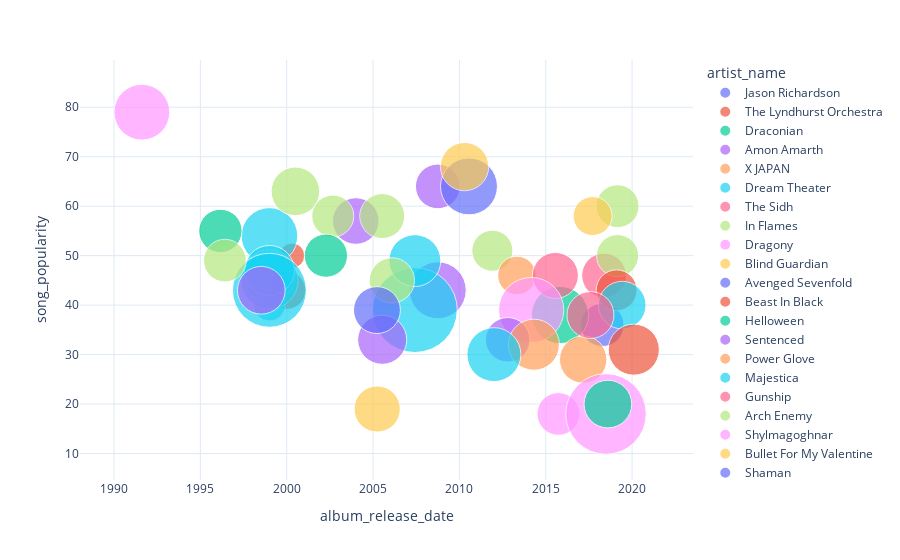

Notebook source saved alongside this figure:
### Code cell
user_top_tracks_data_short_term['song_duration_sec'] = user_top_tracks_data_short_term['song_duration'].apply(lambda x: int(x.split(':')[0])*60+int(x.split(':')[1]))
user_top_tracks_data_short_term['album_release_date'] = pd.to_datetime(user_top_tracks_data_short_term['album_release_date'])
import plotly.express as px
df = user_top_tracks_data_short_term.copy()

fig = px.scatter(df, x="album_release_date", y="song_popularity",
         size="song_duration_sec", color="artist_name",
                 hover_name="song_name", size_max=60)
fig.update_layout(yaxis=dict(gridcolor = '#DFEAF4'), xaxis=dict(gridcolor = '#DFEAF4'), plot_bgcolor='white')
fig.show()

### Figure 1 — Plotly figure (JSON) as saved in the notebook; plotly's stock layout.template omitted (floating-point values rounded to 4 significant figures)
{"data": [{"hovertemplate": "<b>%{hovertext}</b><br><br>artist_name=Jason Richardson<br>album_release_date=%{x}<br>song_popularity=%{y}<br>song_duration_sec=%{marker.size}<extra></extra>", "hovertext": ["The Arena"], "legendgroup": "Jason Richardson", "marker": {"color": "#636efa", "size": [233], "sizemode": "area", "sizeref": 0.2492, "symbol": "circle"}, "mode": "markers", "name": "Jason Richardson", "orientation": "v", "showlegend": true, "type": "scatter", "x": ["2018-04-13T00:00:00"], "xaxis": "x", "y": [36], "yaxis": "y"}, {"hovertemplate": "<b>%{hovertext}</b><br><br>artist_name=The Lyndhurst Orchestra<br>album_release_date=%{x}<br>song_popularity=%{y}<br>song_duration_sec=%{marker.size}<extra></extra>", "hovertext": ["Honor Him", "Earth"], "legendgroup": "The Lyndhurst Orchestra", "marker": {"color": "#EF553B", "size": [79, 181], "sizemode": "area", "sizeref": 0.2492, "symbol": "circle"}, "mode": "markers", "name": "The Lyndhurst Orchestra", "orientation": "v", "showlegend": true, "type": "scatter", "x": ["2000-04-25T00:00:00", "2000-01-01T00:00:00"], "xaxis": "x", "y": [50, 43], "yaxis": "y"}, {"hovertemplate": "<b>%{hovertext}</b><br><br>artist_name=Draconian<br>album_release_date=%{x}<br>song_popularity=%{y}<br>song_duration_sec=%{marker.size}<extra></extra>", "hovertext": ["Rivers Between Us"], "legendgroup": "Draconian", "marker": {"color": "#00cc96", "size": [407], "sizemode": "area", "sizeref": 0.2492, "symbol": "circle"}, "mode": "markers", "name": "Draconian", "orientation": "v", "showlegend": true, "type": "scatter", "x": ["2015-10-30T00:00:00"], "xaxis": "x", "y": [38], "yaxis": "y"}, {"hovertemplate": "<b>%{hovertext}</b><br><br>artist_name=Amon Amarth<br>album_release_date=%{x}<br>song_popularity=%{y}<br>song_duration_sec=%{marker.size}<extra></extra>", "hovertext": ["Twilight Of The Thunder God", "The Pursuit Of Vikings", "Embrace The Endless Ocean"], "legendgroup": "Amon Amarth", "marker": {"color": "#ab63fa", "size": [248, 270, 404], "sizemode": "area", "sizeref": 0.2492, "symbol": "circle"}, "mode": "markers", "name": "Amon Amarth", "orientation": "v", "showlegend": true, "type": "scatter", "x": ["2008-09-30T00:00:00", "2004-01-01T00:00:00", "2008-09-30T00:00:00"], "xaxis": "x", "y": [64, 57, 43], "yaxis": "y"}, {"hovertemplate": "<b>%{hovertext}</b><br><br>artist_name=X JAPAN<br>album_release_date=%{x}<br>song_popularity=%{y}<br>song_duration_sec=%{marker.size}<extra></extra>", "hovertext": ["La Venus - Acoustic Version"], "legendgroup": "X JAPAN", "marker": {"color": "#FFA15A", "size": [280], "sizemode": "area", "sizeref": 0.2492, "symbol": "circle"}, "mode": "markers", "name": "X JAPAN", "orientation": "v", "showlegend": true, "type": "scatter", "x": ["2017-03-03T00:00:00"], "xaxis": "x", "y": [29], "yaxis": "y"}, {"hovertemplate": "<b>%{hovertext}</b><br><br>artist_name=Dream Theater<br>album_release_date=%{x}<br>song_popularity=%{y}<br>song_duration_sec=%{marker.size}<extra></extra>", "hovertext": ["Scene Eight: The Spirit Carries On", "Scene One: Regression", "The Ministry of Lost Souls", "Scene Two: I. Overture 1928", "Scene Five: Through Her Eyes", "Scene Three: I. Through My Words", "Scene Three: II. Fatal Tragedy", "Forsaken", "Scene Two: II. Strange Déjà Vu", "Scene Four: Beyond This Life"], "legendgroup": "Dream Theater", "marker": {"color": "#19d3f3", "size": [398, 126, 897, 217, 329, 62, 409, 335, 312, 682], "sizemode": "area", "sizeref": 0.2492, "symbol": "circle"}, "mode": "markers", "name": "Dream Theater", "orientation": "v", "showlegend": true, "type": "scatter", "x": ["1999-01-01T00:00:00", "1999-01-01T00:00:00", "2007-06-04T00:00:00", "1999-01-01T00:00:00", "1999-01-01T00:00:00", "1999-01-01T00:00:00", "1999-01-01T00:00:00", "2007-06-04T00:00:00", "1999-01-01T00:00:00", "1999-01-01T00:00:00"], "xaxis": "x", "y": [54, 40, 39, 46, 46, 42, 45, 49, 47, 43], "yaxis": "y"}, {"hovertemplate": "<b>%{hovertext}</b><br><br>artist_name=The Sidh<br>album_release_date=%{x}<br>song_popularity=%{y}<br>song_duration_sec=%{marker.size}<extra></extra>", "hovertext": ["Iridium"], "legendgroup": "The Sidh", "marker": {"color": "#FF6692", "size": [248], "sizemode": "area", "sizeref": 0.2492, "symbol": "circle"}, "mode": "markers", "name": "The Sidh", "orientation": "v", "showlegend": true, "type": "scatter", "x": ["2018-05-18T00:00:00"], "xaxis": "x", "y": [46], "yaxis": "y"}, {"hovertemplate": "<b>%{hovertext}</b><br><br>artist_name=In Flames<br>album_release_date=%{x}<br>song_popularity=%{y}<br>song_duration_sec=%{marker.size}<extra></extra>", "hovertext": ["Only for the Weak", "I Am Above", "Cloud Connected", "Deliver Us", "I, the Mask", "Come Clarity"], "legendgroup": "In Flames", "marker": {"color": "#B6E880", "size": [294, 229, 220, 210, 221, 255], "sizemode": "area", "sizeref": 0.2492, "symbol": "circle"}, "mode": "markers", "name": "In Flames", "orientation": "v", "showlegend": true, "type": "scatter", "x": ["2000-07-03T00:00:00", "2019-03-01T00:00:00", "2002-09-02T00:00:00", "2011-11-29T00:00:00", "2019-03-01T00:00:00", "2006-02-03T00:00:00"], "xaxis": "x", "y": [63, 60, 58, 51, 50, 45], "yaxis": "y"}, {"hovertemplate": "<b>%{hovertext}</b><br><br>artist_name=Dragony<br>album_release_date=%{x}<br>song_popularity=%{y}<br>song_duration_sec=%{marker.size}<extra></extra>", "hovertext": ["True Survivor"], "legendgroup": "Dragony", "marker": {"color": "#FF97FF", "size": [227], "sizemode": "area", "sizeref": 0.2492, "symbol": "circle"}, "mode": "markers", "name": "Dragony", "orientation": "v", "showlegend": true, "type": "scatter", "x": ["2015-09-25T00:00:00"], "xaxis": "x", "y": [18], "yaxis": "y"}, {"hovertemplate": "<b>%{hovertext}</b><br><br>artist_name=Blind Guardian<br>album_release_date=%{x}<br>song_popularity=%{y}<br>song_duration_sec=%{marker.size}<extra></extra>", "hovertext": ["The Bard's Song - In the Forest - Remastered 2007"], "legendgroup": "Blind Guardian", "marker": {"color": "#FECB52", "size": [189], "sizemode": "area", "sizeref": 0.2492, "symbol": "circle"}, "mode": "markers", "name": "Blind Guardian", "orientation": "v", "showlegend": true, "type": "scatter", "x": ["2017-09-19T00:00:00"], "xaxis": "x", "y": [58], "yaxis": "y"}, {"hovertemplate": "<b>%{hovertext}</b><br><br>artist_name=Avenged Sevenfold<br>album_release_date=%{x}<br>song_popularity=%{y}<br>song_duration_sec=%{marker.size}<extra></extra>", "hovertext": ["Buried Alive"], "legendgroup": "Avenged Sevenfold", "marker": {"color": "#636efa", "size": [404], "sizemode": "area", "sizeref": 0.2492, "symbol": "circle"}, "mode": "markers", "name": "Avenged Sevenfold", "orientation": "v", "showlegend": true, "type": "scatter", "x": ["2010-07-23T00:00:00"], "xaxis": "x", "y": [64], "yaxis": "y"}, {"hovertemplate": "<b>%{hovertext}</b><br><br>artist_name=Beast In Black<br>album_release_date=%{x}<br>song_popularity=%{y}<br>song_duration_sec=%{marker.size}<extra></extra>", "hovertext": ["True Believer"], "legendgroup": "Beast In Black", "marker": {"color": "#EF553B", "size": [208], "sizemode": "area", "sizeref": 0.2492, "symbol": "circle"}, "mode": "markers", "name": "Beast In Black", "orientation": "v", "showlegend": true, "type": "scatter", "x": ["2019-02-08T00:00:00"], "xaxis": "x", "y": [43], "yaxis": "y"}, {"hovertemplate": "<b>%{hovertext}</b><br><br>artist_name=Helloween<br>album_release_date=%{x}<br>song_popularity=%{y}<br>song_duration_sec=%{marker.size}<extra></extra>", "hovertext": ["Forever & One", "Forever and One (Neverland)"], "legendgroup": "Helloween", "marker": {"color": "#00cc96", "size": [233, 234], "sizemode": "area", "sizeref": 0.2492, "symbol": "circle"}, "mode": "markers", "name": "Helloween", "orientation": "v", "showlegend": true, "type": "scatter", "x": ["2002-04-09T00:00:00", "1996-02-29T00:00:00"], "xaxis": "x", "y": [50, 55], "yaxis": "y"}, {"hovertemplate": "<b>%{hovertext}</b><br><br>artist_name=Sentenced<br>album_release_date=%{x}<br>song_popularity=%{y}<br>song_duration_sec=%{marker.size}<extra></extra>", "hovertext": ["Mourn", "End of the Road"], "legendgroup": "Sentenced", "marker": {"color": "#ab63fa", "size": [284, 300], "sizemode": "area", "sizeref": 0.2492, "symbol": "circle"}, "mode": "markers", "name": "Sentenced", "orientation": "v", "showlegend": true, "type": "scatter", "x": ["1998-07-13T00:00:00", "2005-07-13T00:00:00"], "xaxis": "x", "y": [43, 33], "yaxis": "y"}, {"hovertemplate": "<b>%{hovertext}</b><br><br>artist_name=Power Glove<br>album_release_date=%{x}<br>song_popularity=%{y}<br>song_duration_sec=%{marker.size}<extra></extra>", "hovertext": ["Blood Dragon Theme"], "legendgroup": "Power Glove", "marker": {"color": "#FFA15A", "size": [184], "sizemode": "area", "sizeref": 0.2492, "symbol": "circle"}, "mode": "markers", "name": "Power Glove", "orientation": "v", "showlegend": true, "type": "scatter", "x": ["2013-05-01T00:00:00"], "xaxis": "x", "y": [46], "yaxis": "y"}, {"hovertemplate": "<b>%{hovertext}</b><br><br>artist_name=Majestica<br>album_release_date=%{x}<br>song_popularity=%{y}<br>song_duration_sec=%{marker.size}<extra></extra>", "hovertext": ["Night Call Girl"], "legendgroup": "Majestica", "marker": {"color": "#19d3f3", "size": [283], "sizemode": "area", "sizeref": 0.2492, "symbol": "circle"}, "mode": "markers", "name": "Majestica", "orientation": "v", "showlegend": true, "type": "scatter", "x": ["2019-06-07T00:00:00"], "xaxis": "x", "y": [40], "yaxis": "y"}, {"hovertemplate": "<b>%{hovertext}</b><br><br>artist_name=Gunship<br>album_release_date=%{x}<br>song_popularity=%{y}<br>song_duration_sec=%{marker.size}<extra></extra>", "hovertext": ["The Mountain"], "legendgroup": "Gunship", "marker": {"color": "#FF6692", "size": [264], "sizemode": "area", "sizeref": 0.2492, "symbol": "circle"}, "mode": "markers", "name": "Gunship", "orientation": "v", "showlegend": true, "type": "scatter", "x": ["2015-07-24T00:00:00"], "xaxis": "x", "y": [46], "yaxis": "y"}, {"hovertemplate": "<b>%{hovertext}</b><br><br>artist_name=Arch Enemy<br>album_release_date=%{x}<br>song_popularity=%{y}<br>song_duration_sec=%{marker.size}<extra></extra>", "hovertext": ["Nemesis"], "legendgroup": "Arch Enemy", "marker": {"color": "#B6E880", "size": [252], "sizemode": "area", "sizeref": 0.2492, "symbol": "circle"}, "mode": "markers", "name": "Arch Enemy", "orientation": "v", "showlegend": true, "type": "scatter", "x": ["2005-07-13T00:00:00"], "xaxis": "x", "y": [58], "yaxis": "y"}, {"hovertemplate": "<b>%{hovertext}</b><br><br>artist_name=Shylmagoghnar<br>album_release_date=%{x}<br>song_popularity=%{y}<br>song_duration_sec=%{marker.size}<extra></extra>", "hovertext": ["Life", "I Am the Abyss"], "legendgroup": "Shylmagoghnar", "marker": {"color": "#FF97FF", "size": [809, 530], "sizemode": "area", "sizeref": 0.2492, "symbol": "circle"}, "mode": "markers", "name": "Shylmagoghnar", "orientation": "v", "showlegend": true, "type": "scatter", "x": ["2018-06-29T00:00:00", "2014-02-28T00:00:00"], "xaxis": "x", "y": [18, 39], "yaxis": "y"}, {"hovertemplate": "<b>%{hovertext}</b><br><br>artist_name=Bullet For My Valentine<br>album_release_date=%{x}<br>song_popularity=%{y}<br>song_duration_sec=%{marker.size}<extra></extra>", "hovertext": ["Your Betrayal"], "legendgroup": "Bullet For My Valentine", "marker": {"color": "#FECB52", "size": [291], "sizemode": "area", "sizeref": 0.2492, "symbol": "circle"}, "mode": "markers", "name": "Bullet For My Valentine", "orientation": "v", "showlegend": true, "type": "scatter", "x": ["2010-04-20T00:00:00"], "xaxis": "x", "y": [68], "yaxis": "y"}, {"hovertemplate": "<b>%{hovertext}</b><br><br>artist_name=Shaman<br>album_release_date=%{x}<br>song_popularity=%{y}<br>song_duration_sec=%{marker.size}<extra></extra>", "hovertext": ["Innocence"], "legendgroup": "Shaman", "marker": {"color": "#636efa", "size": [274], "sizemode": "area", "sizeref": 0.2492, "symbol": "circle"}, "mode": "markers", "name": "Shaman", "orientation": "v", "showlegend": true, "type": "scatter", "x": ["2005-03-24T00:00:00"], "xaxis": "x", "y": [39], "yaxis": "y"}, {"hovertemplate": "<b>%{hovertext}</b><br><br>artist_name=Delain<br>album_release_date=%{x}<br>song_popularity=%{y}<br>song_duration_sec=%{marker.size}<extra></extra>", "hovertext": ["Combustion"], "legendgroup": "Delain", "marker": {"color": "#EF553B", "size": [325], "sizemode": "area", "sizeref": 0.2492, "symbol": "circle"}, "mode": "markers", "name": "Delain", "orientation": "v", "showlegend": true, "type": "scatter", "x": ["2020-02-07T00:00:00"], "xaxis": "x", "y": [31], "yaxis": "y"}, {"hovertemplate": "<b>%{hovertext}</b><br><br>artist_name=Erik Ekholm<br>album_release_date=%{x}<br>song_popularity=%{y}<br>song_duration_sec=%{marker.size}<extra></extra>", "hovertext": ["Starscape"], "legendgroup": "Erik Ekholm", "marker": {"color": "#00cc96", "size": [284], "sizemode": "area", "sizeref": 0.2492, "symbol": "circle"}, "mode": "markers", "name": "Erik Ekholm", "orientation": "v", "showlegend": true, "type": "scatter", "x": ["2018-08-08T00:00:00"], "xaxis": "x", "y": [20], "yaxis": "y"}, {"hovertemplate": "<b>%{hovertext}</b><br><br>artist_name=Wintersun<br>album_release_date=%{x}<br>song_popularity=%{y}<br>song_duration_sec=%{marker.size}<extra></extra>", "hovertext": ["When Time Fades Away"], "legendgroup": "Wintersun", "marker": {"color": "#ab63fa", "size": [247], "sizemode": "area", "sizeref": 0.2492, "symbol": "circle"}, "mode": "markers", "name": "Wintersun", "orientation": "v", "showlegend": true, "type": "scatter", "x": ["2012-10-19T00:00:00"], "xaxis": "x", "y": [33], "yaxis": "y"}, {"hovertemplate": "<b>%{hovertext}</b><br><br>artist_name=Ancient Bards<br>album_release_date=%{x}<br>song_popularity=%{y}<br>song_duration_sec=%{marker.size}<extra></extra>", "hovertext": ["In My Arms"], "legendgroup": "Ancient Bards", "marker": {"color": "#FFA15A", "size": [325], "sizemode": "area", "sizeref": 0.2492, "symbol": "circle"}, "mode": "markers", "name": "Ancient Bards", "orientation": "v", "showlegend": true, "type": "scatter", "x": ["2014-04-25T00:00:00"], "xaxis": "x", "y": [32], "yaxis": "y"}, {"hovertemplate": "<b>%{hovertext}</b><br><br>artist_name=Ensiferum<br>album_release_date=%{x}<br>song_popularity=%{y}<br>song_duration_sec=%{marker.size}<extra></extra>", "hovertext": ["Burning Leaves"], "legendgroup": "Ensiferum", "marker": {"color": "#19d3f3", "size": [363], "sizemode": "area", "sizeref": 0.2492, "symbol": "circle"}, "mode": "markers", "name": "Ensiferum", "orientation": "v", "showlegend": true, "type": "scatter", "x": ["2012-01-01T00:00:00"], "xaxis": "x", "y": [30], "yaxis": "y"}, {"hovertemplate": "<b>%{hovertext}</b><br><br>artist_name=Marty Friedman<br>album_release_date=%{x}<br>song_popularity=%{y}<br>song_duration_sec=%{marker.size}<extra></extra>", "hovertext": ["Whiteworm"], "legendgroup": "Marty Friedman", "marker": {"color": "#FF6692", "size": [275], "sizemode": "area", "sizeref": 0.2492, "symbol": "circle"}, "mode": "markers", "name": "Marty Friedman", "orientation": "v", "showlegend": true, "type": "scatter", "x": ["2017-08-04T00:00:00"], "xaxis": "x", "y": [38], "yaxis": "y"}, {"hovertemplate": "<b>%{hovertext}</b><br><br>artist_name=Iced Earth<br>album_release_date=%{x}<br>song_popularity=%{y}<br>song_duration_sec=%{marker.size}<extra></extra>", "hovertext": ["I Died For You"], "legendgroup": "Iced Earth", "marker": {"color": "#B6E880", "size": [227], "sizemode": "area", "sizeref": 0.2492, "symbol": "circle"}, "mode": "markers", "name": "Iced Earth", "orientation": "v", "showlegend": true, "type": "scatter", "x": ["1996-06-03T00:00:00"], "xaxis": "x", "y": [49], "yaxis": "y"}, {"hovertemplate": "<b>%{hovertext}</b><br><br>artist_name=Metallica<br>album_release_date=%{x}<br>song_popularity=%{y}<br>song_duration_sec=%{marker.size}<extra></extra>", "hovertext": ["Nothing Else Matters"], "legendgroup": "Metallica", "marker": {"color": "#FF97FF", "size": [388], "sizemode": "area", "sizeref": 0.2492, "symbol": "circle"}, "mode": "markers", "name": "Metallica", "orientation": "v", "showlegend": true, "type": "scatter", "x": ["1991-08-12T00:00:00"], "xaxis": "x", "y": [79], "yaxis": "y"}, {"hovertemplate": "<b>%{hovertext}</b><br><br>artist_name=Rhapsody Of Fire<br>album_release_date=%{x}<br>song_popularity=%{y}<br>song_duration_sec=%{marker.size}<extra></extra>", "hovertext": ["The Magic of the Wizard's Dream (Album Version)"], "legendgroup": "Rhapsody Of Fire", "marker": {"color": "#FECB52", "size": [266], "sizemode": "area", "sizeref": 0.2492, "symbol": "circle"}, "mode": "markers", "name": "Rhapsody Of Fire", "orientation": "v", "showlegend": true, "type": "scatter", "x": ["2005-03-29T00:00:00"], "xaxis": "x", "y": [19], "yaxis": "y"}], "layout": {"legend": {"itemsizing": "constant", "title": {"text": "artist_name"}, "tracegroupgap": 0}, "margin": {"t": 60}, "plot_bgcolor": "white", "xaxis": {"anchor": "y", "domain": [0, 1], "gridcolor": "#DFEAF4", "title": {"text": "album_release_date"}}, "yaxis": {"anchor": "x", "domain": [0, 1], "gridcolor": "#DFEAF4", "title": {"text": "song_popularity"}}}}
